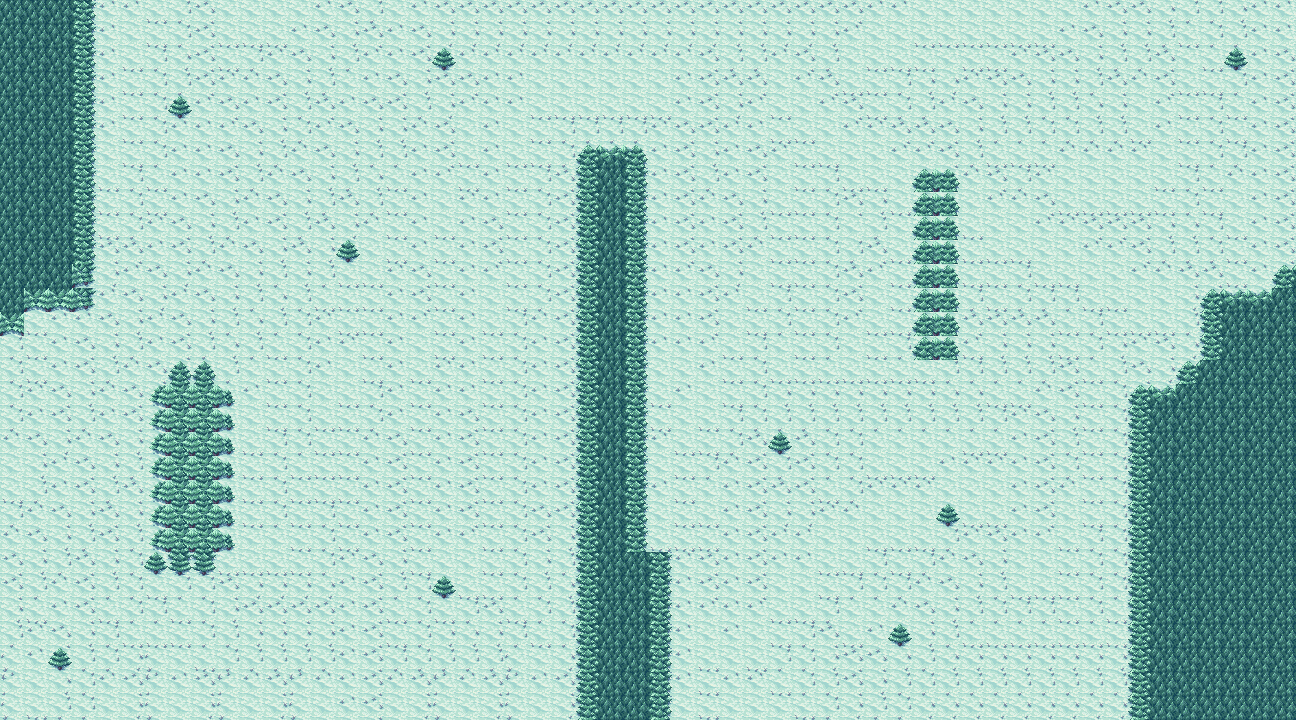

Tiled map render using the project's own tile images. Description and the whole map definition, tile-layer contents included, below:
An orthogonal 54x30 tile map with 24x24 px tiles, 1 tile layer (图块层 1) and 21 objects.

<map version="1.10" tiledversion="1.10.1" orientation="orthogonal" renderorder="right-down" width="54" height="30" tilewidth="24" tileheight="24" infinite="0" nextlayerid="3" nextobjectid="22">
 <tileset firstgid="1" source="snow tileset.tsx" />
 <layer id="1" name="图块层 1" width="54" height="30">
  <data encoding="csv">
33,33,33,34,10,10,48,49,11,29,29,29,29,10,11,49,29,10,11,11,11,11,11,11,11,11,11,11,11,11,11,11,11,11,11,11,10,10,29,29,29,29,29,29,29,10,11,11,30,49,49,30,10,10,
33,33,33,34,10,29,48,49,11,48,48,48,10,11,30,11,10,11,30,30,30,30,30,30,30,30,30,30,30,30,30,30,30,30,30,10,29,29,48,48,48,48,48,48,10,11,30,30,49,48,49,49,10,10,
33,33,33,34,10,48,49,30,11,48,49,10,11,30,49,10,10,11,90,10,10,10,10,10,10,10,10,10,10,11,49,49,10,11,49,29,48,48,48,25,48,48,10,11,11,30,49,49,11,29,48,90,10,11,
33,33,33,34,10,48,49,49,11,10,10,11,30,49,29,10,11,30,11,11,10,10,29,29,29,29,29,29,10,11,11,11,29,10,11,48,48,49,30,30,10,11,11,30,30,49,11,10,11,48,48,49,10,11,
33,33,33,34,10,48,49,90,10,11,10,11,49,11,10,11,11,49,30,10,10,10,48,48,48,48,48,48,10,11,30,10,48,29,10,11,48,49,49,10,11,30,30,49,49,30,30,29,10,48,49,48,10,11,
33,33,33,34,10,48,49,10,10,10,11,30,49,10,11,30,30,10,11,29,10,29,48,49,49,49,49,10,11,11,10,10,48,48,29,10,10,11,11,11,30,49,49,49,49,49,49,48,10,48,49,48,10,11,
33,33,33,34,29,48,49,10,10,11,30,49,10,11,30,49,49,10,11,48,10,48,48,49,13,14,15,10,11,30,10,11,10,48,48,29,29,10,10,11,49,48,48,48,10,10,10,10,29,48,49,49,10,11,
33,33,33,34,48,49,48,10,10,11,49,10,11,30,49,30,48,10,10,48,10,48,49,11,32,33,34,10,11,49,10,11,29,48,49,48,48,29,70,72,10,11,49,10,29,29,25,29,48,49,48,10,10,11,
33,33,33,34,48,49,48,10,11,30,10,11,30,49,11,49,48,10,29,10,10,48,49,11,32,33,34,10,11,10,11,30,48,48,49,11,30,48,70,72,29,10,10,11,48,48,48,48,48,49,48,29,10,11,
33,33,33,34,48,49,10,11,30,49,10,11,49,11,30,10,48,10,48,10,11,48,49,11,32,33,34,10,11,10,11,49,48,48,49,25,49,29,70,72,48,29,29,10,10,11,11,11,30,30,49,48,10,11,
33,33,33,34,11,11,10,11,49,10,11,30,11,30,90,29,48,10,48,10,11,48,49,11,32,33,34,10,11,10,11,10,48,48,49,49,11,48,70,72,48,48,48,29,29,10,10,11,49,49,49,48,10,11,
33,33,33,53,30,10,11,30,10,11,30,49,30,49,48,48,10,11,48,10,10,48,49,11,32,33,34,10,10,11,30,29,48,48,49,11,10,48,70,72,48,48,49,48,48,29,29,10,10,11,11,48,10,13,
33,52,52,53,10,11,30,10,11,30,49,30,49,48,48,48,10,11,48,10,29,48,49,11,32,33,34,10,10,11,10,48,49,48,49,11,29,48,70,72,49,48,49,49,49,48,48,29,29,30,13,14,14,33,
52,48,10,10,11,30,10,11,30,49,30,49,49,10,48,48,10,10,48,10,48,49,10,11,32,33,34,10,10,11,29,48,49,48,49,10,48,48,70,72,11,11,11,11,48,49,48,48,48,49,32,33,33,33,
49,48,10,11,30,49,10,11,49,30,49,48,49,10,10,48,10,29,48,10,48,49,10,11,32,33,34,10,10,10,48,49,29,48,49,29,48,49,70,72,67,30,30,30,48,49,30,10,11,30,32,33,33,33,
49,48,10,11,49,10,11,128,128,49,29,48,49,10,29,48,10,48,10,10,48,49,10,11,32,33,34,29,29,10,48,49,48,48,48,48,48,48,48,49,49,49,49,49,11,48,49,11,30,13,33,33,33,33,
49,10,11,30,10,11,146,147,147,148,10,48,49,29,48,49,10,48,10,10,48,49,10,11,32,33,34,48,10,29,48,49,30,30,30,30,30,30,30,30,30,48,48,10,11,48,49,13,14,33,33,33,33,33,
49,10,11,49,10,11,146,147,147,148,29,48,49,48,48,49,10,48,10,11,48,49,10,11,32,33,34,48,29,48,49,49,49,49,49,49,49,49,49,49,49,49,10,11,30,48,49,32,33,33,33,33,33,33,
10,11,30,10,11,30,146,147,147,148,48,49,49,48,48,10,11,48,10,11,48,49,10,11,32,33,34,10,48,48,49,11,90,11,49,49,29,29,29,29,48,48,10,11,49,48,49,32,33,33,33,33,33,33,
29,30,10,11,30,49,146,147,147,148,48,49,48,48,48,10,11,48,10,11,48,49,10,11,32,33,34,29,48,49,10,11,49,11,49,49,48,48,48,10,10,10,10,11,49,48,49,32,33,33,33,33,33,33,
48,49,10,11,49,11,146,147,147,148,48,49,48,48,48,10,11,48,10,11,48,49,10,11,32,33,34,10,48,29,10,11,11,11,48,49,10,10,10,29,29,29,10,11,10,48,49,32,33,33,33,33,33,33,
49,10,11,30,11,30,146,147,147,148,48,49,48,49,48,10,11,48,10,11,48,49,11,11,32,33,34,29,48,48,10,11,30,30,10,10,29,29,29,90,48,48,10,11,29,48,49,32,33,33,33,33,33,33,
10,11,30,49,11,49,146,147,147,148,29,29,48,49,48,10,11,48,10,10,48,49,11,30,32,33,34,48,48,48,10,11,10,10,29,29,48,48,48,49,10,11,10,10,48,49,49,32,33,33,33,33,33,33,
11,30,49,11,30,49,90,166,166,48,48,48,48,49,10,11,30,48,29,29,48,49,30,49,32,33,33,34,10,11,10,11,10,10,48,48,49,48,49,10,11,30,29,29,48,49,49,32,33,33,33,33,33,33,
11,49,10,11,49,49,48,49,49,11,30,30,30,30,10,11,49,49,90,48,48,49,49,30,32,33,33,34,10,11,10,11,29,29,48,49,49,49,10,11,30,49,48,48,48,49,49,32,33,33,33,33,33,33,
30,48,10,11,48,49,49,48,49,30,11,11,11,11,10,11,48,49,48,49,11,48,49,49,32,33,33,34,10,10,10,10,48,48,49,29,29,10,11,30,49,49,49,49,48,49,48,32,33,33,33,33,33,33,
49,10,11,30,49,48,48,48,49,49,30,30,30,30,10,11,48,49,30,30,30,49,48,49,32,33,33,34,10,29,10,29,48,49,11,48,10,90,30,49,48,48,48,48,48,48,48,32,33,33,33,33,33,33,
28,10,90,49,49,30,28,29,48,49,49,49,49,49,10,11,49,49,49,49,49,28,29,30,32,33,33,34,10,48,29,48,49,49,30,11,11,30,49,30,30,30,30,30,30,30,30,32,33,33,33,33,33,33,
9,29,30,49,10,11,9,10,11,9,10,11,9,10,10,11,10,11,9,10,11,9,10,11,32,33,33,34,10,48,10,10,48,49,49,11,30,49,49,49,49,49,49,49,49,49,49,32,33,33,33,33,33,33,
28,48,49,49,29,30,28,29,30,28,29,30,28,29,10,11,29,30,28,29,30,28,29,30,32,33,33,34,29,48,29,29,29,48,49,30,49,49,30,30,30,30,30,30,30,30,30,32,33,33,33,33,33,33
</data>
 </layer>
 <objectgroup id="2" name="tree">
  <object id="1" x="-2" y="0" width="97" height="312" />
  <object id="2" x="0" y="313" width="22" height="23" />
  <object id="3" x="145" y="553" width="69" height="25" />
  <object id="4" x="145" y="385" width="94" height="167" />
  <object id="5" x="169" y="362" width="44" height="22" />
  <object id="6" x="49" y="647" width="20" height="23" />
  <object id="7" x="169" y="94" width="24" height="24" />
  <object id="8" x="337" y="238" width="22" height="25" />
  <object id="9" x="434" y="574" width="20" height="24" />
  <object id="10" x="433" y="45" width="23" height="25" />
  <object id="11" x="578" y="142" width="67" height="578" />
  <object id="12" x="644" y="553" width="28" height="167" />
  <object id="13" x="1127" y="384" width="169" height="339" />
  <object id="14" x="1177" y="359" width="123" height="26" />
  <object id="15" x="1202" y="287" width="94" height="69" />
  <object id="16" x="1277" y="265" width="20" height="22" />
  <object id="17" x="915" y="171" width="44" height="186" />
  <object id="18" x="771" y="432" width="19" height="21" />
  <object id="19" x="938" y="505" width="21" height="21" />
  <object id="20" x="889" y="623" width="23" height="22" />
  <object id="21" x="1224" y="47" width="21" height="25" />
 </objectgroup>
</map>
